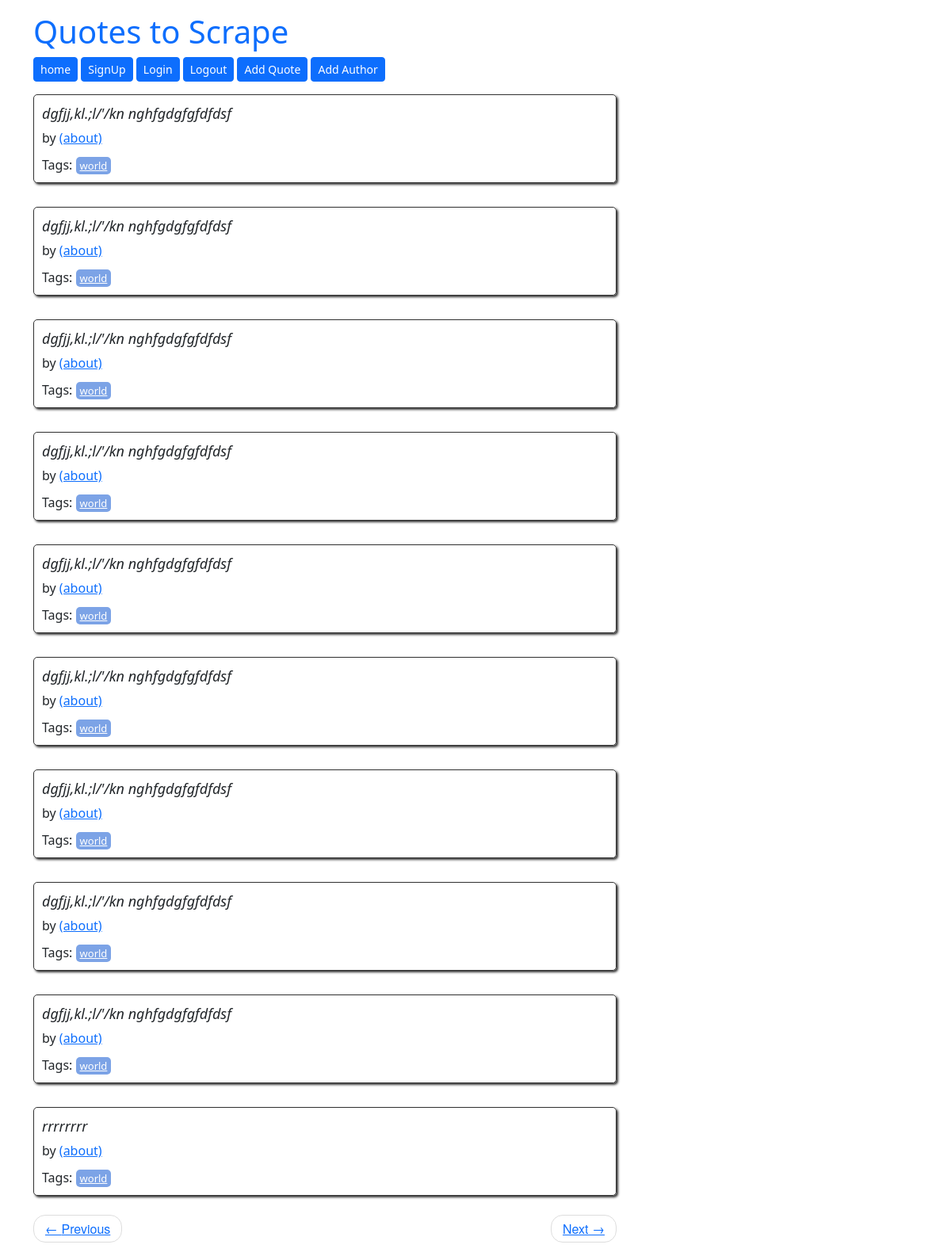
The page / on the database its author committed.
### quotes/models.py (models this page shows)
class Quote(models.Model):
    quote = models.TextField()
    tags = models.ManyToManyField(Tag)
    author = models.ForeignKey(Author, on_delete=models.CASCADE, default=None, null=True)
    created_at = models.DateTimeField(auto_now_add=True)

class Tag(models.Model):
    name = models.CharField(max_length=30, null=False, unique=True)

### quotes/views.py (the view)
# urls.py: path('', views.main, name='root'),
def main(request, page=1):
    quotes = Quote.objects.all()
    per_page = 10
    paginator = Paginator(quotes, per_page)
    quotes_on_page = paginator.get_page(page)
    return render(request, 'quotes/index.html', {'quotes': quotes_on_page})

### quotes/templates/quotes/index.html
{% extends 'quotes/base.html' %}
{% block content %}
<div class="row">
    <div class="col-md-8">
        {% for quote in quotes %}
        <div class="quote" itemscope="" itemtype="http://schema.org/CreativeWork">
                <span class="text" itemprop="text">
                    {{quote.quote}}
                </span>
            <span>by <small class="author" itemprop="author">{{quote.author.fullname}}</small>
        <a href="/author/{{quote.author.id}}">(about)</a>
        </span>
            <div class="tags">
                Tags:
                {% for tag in quote.tags.all %}
                <a class="tag" href="/tag/{{tag.id}}">{{tag.name}}</a>
                {% endfor %}
            </div>
        </div>
        {% endfor %}
        <nav>
            <ul class="pager">
                <li class="previous">
                    <a class="{% if not quotes.has_previous %} disabled {% endif %}"
                       href="{% if  quotes.has_previous %} {% url 'quotes:root_paginate' quotes.previous_page_number %} {% else %} # {% endif %}">
                        <span aria-hidden="true">←</span> Previous
                    </a>
                </li>
                <li class="next">
                    <a class="{% if not quotes.has_next %} disabled {% endif %}"
                       href="{% if  quotes.has_next %} {% url 'quotes:root_paginate' quotes.next_page_number %} {% else %} # {% endif %}">
                        Next <span aria-hidden="true">→</span>
                    </a>
                </li>
            </ul>
        </nav>
    </div>
</div>
{% endblock %}

### quotes/static/quotes/style.css (style rules this page uses)
.quote { padding: 10px; margin-bottom: 30px; border: 1px solid #333333; border-radius: 5px; box-shadow: 2px 2px 3px #333333; }
.quote span.text { display: block; margin-bottom: 5px; font-size: large; font-style: italic; }
.quote .tags { margin-top: 10px }
.tag { padding: 2px 5px; border-radius: 5px; color: white; font-size: small; background-color: #7CA3E6; }
.pager { font-family: "Raleway", "Helvetica Neue", Helvetica, Arial, sans-serif; }
.pager { padding-left: 0; margin: 22px 0; list-style: none; text-align: center; display: flex; justify-content: space-between; }
.pager li>a, .pager li>span { padding: 5px 14px; background-color: #ffffff; border: 1px solid #dddddd; border-radius: 15px; }

### rows shown on the page
Quote: quote "dgfjj,kl.;l/'/kn nghfgdgfgfdfdsf"
Tag: name "world"
Quote: quote "dgfjj,kl.;l/'/kn nghfgdgfgfdfdsf"
Quote: quote "dgfjj,kl.;l/'/kn nghfgdgfgfdfdsf"
Quote: quote "dgfjj,kl.;l/'/kn nghfgdgfgfdfdsf"
Quote: quote "dgfjj,kl.;l/'/kn nghfgdgfgfdfdsf"
Quote: quote "dgfjj,kl.;l/'/kn nghfgdgfgfdfdsf"
Quote: quote "dgfjj,kl.;l/'/kn nghfgdgfgfdfdsf"
Quote: quote "dgfjj,kl.;l/'/kn nghfgdgfgfdfdsf"
Quote: quote "dgfjj,kl.;l/'/kn nghfgdgfgfdfdsf"
Quote: quote "rrrrrrrr"
